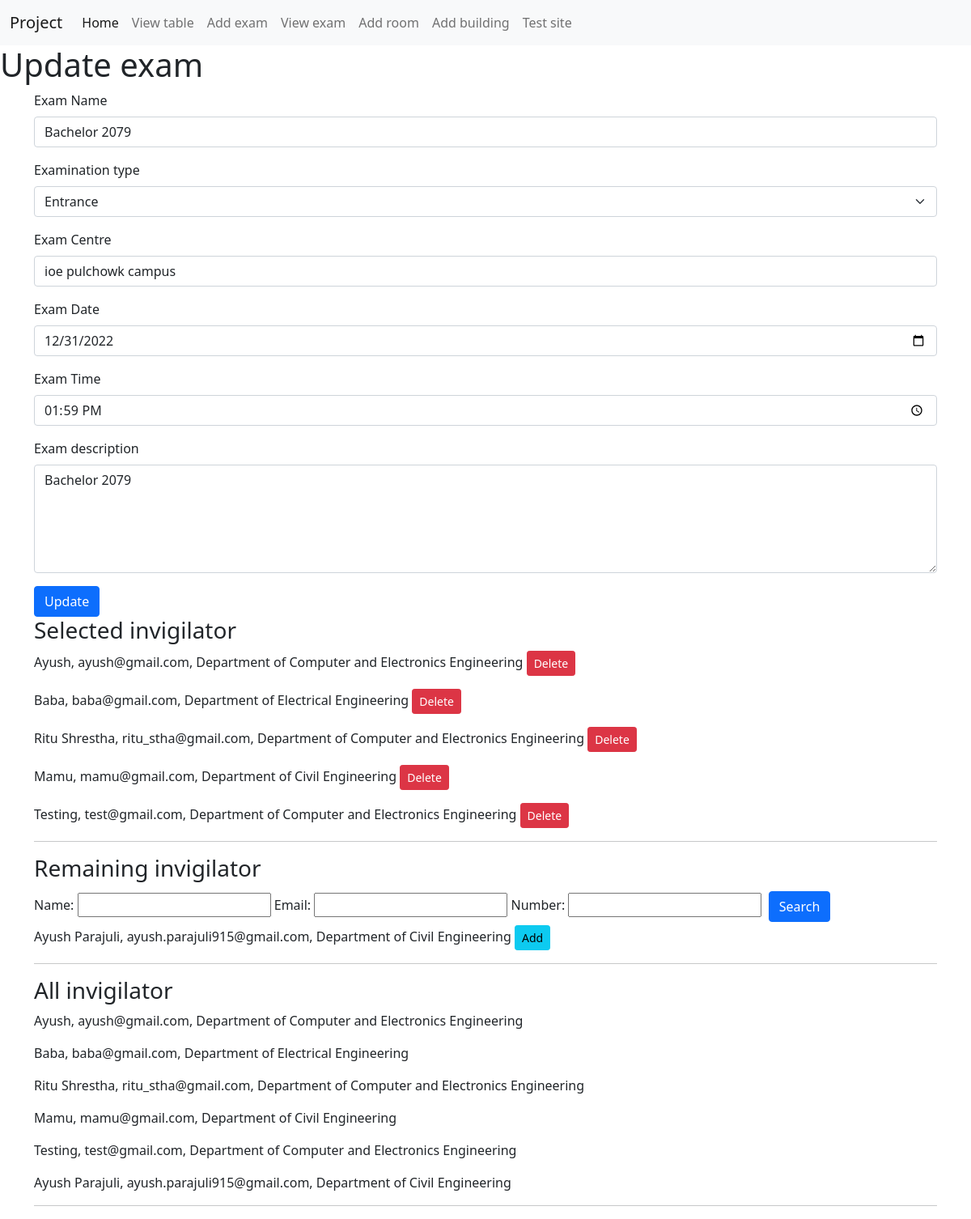
/updateexam/79, run on the app's committed database.
### home/models.py (models this page shows, shortened)
class Addexam(models.Model):
    examname=models.CharField(max_length=122)
    examtype=models.CharField(max_length=122)
    examsemtype=models.CharField(max_length=122,blank=True,null=True)
    regularback=models.CharField(max_length=122,blank=True,null=True)
    examcentre=models.CharField(max_length=122)
    examdate=models.CharField(max_length=122)
    newexamdate=models.DateField(max_length=122,blank=True, null=True)
    examtime=models.CharField(max_length=122)
    newexamtime=models.TimeField(max_length=122,blank=True, null=True)
    examdesc=models.TextField()
    examnewapp=models.ManyToManyField(Newapp,blank=True)

class Newapp(models.Model):
    newappname=models.CharField(max_length=122)
    newappemail=models.CharField(max_length=122)
    newappphone=models.CharField(max_length=12)
    newappaddress=models.CharField(max_length=122)
    newappdepart=models.CharField(max_length=255)
    newappposition=models.CharField(max_length=255)

### home/views.py (the view)
# urls.py: path("updateexam/<addexam_id>",views.updateexam,name='updateexam'),
def updateexam(request, addexam_id):
    addexam_data = Addexam.objects.get(pk=addexam_id)
    teachers=addexam_data.examnewapp.all()
    removednewapp_data = Newapp.objects.exclude(pk__in=teachers)
    allexam_data = Addexam.objects.all()
    allnewapp_data = Newapp.objects.all()
    viewfilter = ViewtableFilter(request.GET, queryset=removednewapp_data)
    removednewapp_data = viewfilter.qs
    data = {
        'allexam_data': allexam_data,
        'addexam_data': addexam_data,
        'teachers':teachers,
        'allnewapp_data':allnewapp_data,
        'removednewapp_data':removednewapp_data,
        'viewfilter':viewfilter,
    }
    return render(request, "addexam.html", data)

### templates/addexam.html (shortened to what this page needs)
{% extends 'base.html' %}
{% block addexamcontent %}
{% if addexam_data %}
<h1>Update exam</h1>
<div class="container">
  <form method="post" action="{% url 'updatefunc' addexam_data.id %}">
    <div class="mb-3">
      <label for="examname" class="form-label">Exam Name</label>
      <input type="text" value="{{addexam_data.examname}}" required class="form-control" id="examname" name="examname"
        placeholder="Enter exam name">
    </div>
    <div class="mb-3">
      <label for="examtype" class="form-label">Examination type</label>
      <select onchange="entranceonot(this);" class="form-select" aria-label="Default select example" id="examtype"
        name="examtype" required>
        <option value="Exam Entrance">Entrance</option>
      </select>
    </div>
    <div class="mb-3">
      <label for="examcentre" class="form-label">Exam Centre</label>
      <input value="{{addexam_data.examcentre}}" type="text" required class="form-control" id="examcentre"
        name="examcentre" placeholder="Enter exam centre">
    </div>
    <div class="mb-3">
      <label for="examdate" class="form-label">Exam Date</label>
      <input value="{{addexam_data.examdate}}" type="date" min="" required class="form-control" id="examdate"
        name="examdate">
    </div>
    <div class="mb-3">
      <label for="examtime" class="form-label">Exam Time</label>
      <input value="{{addexam_data.examtime}}" type="time" required class="form-control" id="examtime" name="examtime">
    </div>
    <div class="mb-3">
      <label for="examdesc" class="form-label">Exam description</label>
      <textarea class="form-control" id="examdesc" required name="examdesc"
        rows="5">{{addexam_data.examdesc}}</textarea>
    </div>
    <button type="submit" class="btn btn-primary">Update</button>
  </form>
</div>
<div class="container">
  <h3>Selected invigilator</h3>
  <div>
    {% for t in teachers %}
    <p>
      {{t.newappname}}, {{t.newappemail}}, {{t.newappdepart}}
      <a href="{% url 'deleteinvigilator' t.id addexam_data.id%}"><button
          class="btn btn-danger btn-sm">Delete</button></a>
    </p>
    {% endfor %}
  </div>
  <hr>
  <h3>Remaining invigilator</h3>
  <div>
    <form method="get">
      {{viewfilter.form}}
      <button class="btn btn-primary mx-1 my-1" type="submit">Search</button>
    </form>
    {% for r in removednewapp_data %}
    <p>{{r.newappname}}, {{r.newappemail}}, {{r.newappdepart}}
      <a href="{% url 'addinvigilator' r.id addexam_data.id%}"><button class="btn btn-info btn-sm">Add</button></a>
    </p>
    {% endfor %}
  </div>
  <hr>
  <h3>All invigilator</h3>
  <div>
    {% for a in allnewapp_data %}
    <p>{{a.newappname}}, {{a.newappemail}}, {{a.newappdepart}}</p>
    {% endfor %}
  </div>
  <hr>
</div>
{% endif %}
{% endblock addexamcontent %}

### data on the page
Addexam: examname "Bachelor 2079", examcentre "ioe pulchowk campus", examdate "12/31/2022", examtime "13:59", examdesc "Bachelor 2079"
Newapp: newappname "Ayush", newappemail "ayush@gmail.com", newappdepart "Department of Computer and Electronics Engineering"
Newapp: newappname "Baba", newappemail "baba@gmail.com", newappdepart "Department of Electrical Engineering"
Newapp: newappname "Ritu Shrestha", newappemail "ritu_stha@gmail.com", newappdepart "Department of Computer and Electronics Engineering"
Newapp: newappname "Mamu", newappemail "mamu@gmail.com", newappdepart "Department of Civil Engineering"
Newapp: newappname "Testing", newappemail "test@gmail.com", newappdepart "Department of Computer and Electronics Engineering"
Newapp: newappname "Ayush Parajuli", newappemail "ayush.parajuli915@gmail.com", newappdepart "Department of Civil Engineering"
